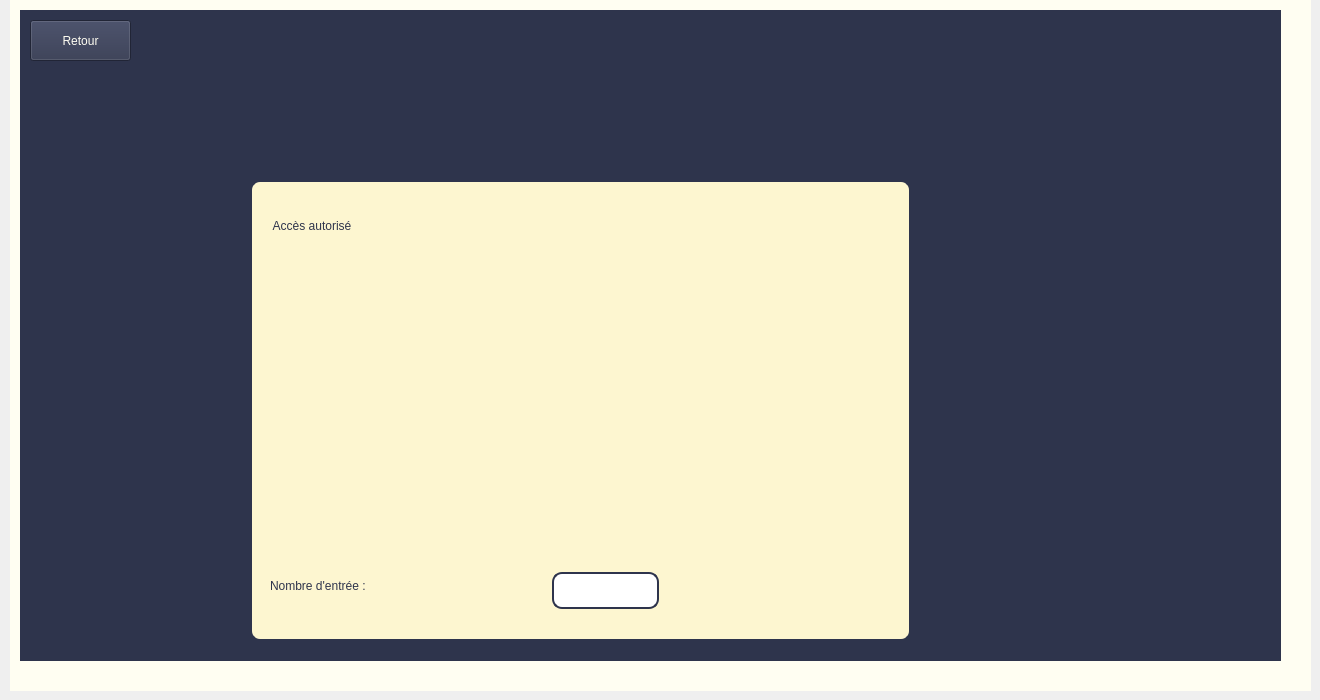
   <widget class="QWidget" name="page_3">
    <widget class="QLabel" name="label_56">
     <property name="geometry">
      <rect>
       <x>20</x>
       <y>10</y>
       <width>1261</width>
       <height>651</height>
      </rect>
     </property>
     <property name="styleSheet">
      <string notr="true">color: rgb(46, 52, 76);
background-color: rgb(46, 52, 76);</string>
     </property>
     <property name="text">
      <string>TextLabel</string>
     </property>
    </widget>
    <widget class="QLabel" name="label_57">
     <property name="geometry">
      <rect>
       <x>250</x>
       <y>180</y>
       <width>661</width>
       <height>461</height>
      </rect>
     </property>
     <property name="styleSheet">
      <string notr="true">QLabel {
    border-radius: 10px;
    background-color: rgb(253, 246, 208);
    font: 16pt &quot;Haettenschweiler&quot;;  /* Augmenté de 14pt à 16pt */
    color: rgb(46, 52, 76);
    border: 2px solid #2E344C;
    padding: 5px;
    qproperty-alignment: AlignCenter;  /* Centre le texte horizontalement et verticalement */
}
QLabel {
    border: 2px solid #2E344C;  /* Border color */
    padding: 5px;               /* Optional: Adds space inside the label */
}

</string>
     </property>
     <property name="text">
      <string/>
     </property>
    </widget>
    <widget class="QLabel" name="label_58">
     <property name="geometry">
      <rect>
       <x>10</x>
       <y>0</y>
       <width>1301</width>
       <height>691</height>
      </rect>
     </property>
     <property name="styleSheet">
      <string notr="true">background-color: rgb(255, 254, 242);</string>
     </property>
     <property name="text">
      <string/>
     </property>
    </widget>
    <widget class="QLabel" name="logo_7">
     <property name="geometry">
      <rect>
       <x>490</x>
       <y>20</y>
       <width>191</width>
       <height>161</height>
      </rect>
     </property>
     <property name="styleSheet">
      <string notr="true">
image: url(:/pic/logo.png);</string>
     </property>
     <property name="text">
      <string/>
     </property>
     <property name="pixmap">
      <pixmap>../joueur/logo.png</pixmap>
     </property>
     <property name="scaledContents">
      <bool>true</bool>
     </property>
    </widget>
    <widget class="QLabel" name="label_59">
     <property name="geometry">
      <rect>
       <x>270</x>
       <y>200</y>
       <width>251</width>
       <height>51</height>
      </rect>
     </property>
     <property name="styleSheet">
      <string notr="true">color: rgb(46, 52, 76);
font: 20pt &quot;Haettenschweiler&quot;;</string>
     </property>
     <property name="text">
      <string> Accès autorisé </string>
     </property>
    </widget>
    <widget class="QPushButton" name="pushButton_retour_3">
     <property name="geometry">
      <rect>
       <x>30</x>
       <y>20</y>
       <width>101</width>
       <height>41</height>
      </rect>
     </property>
     <property name="styleSheet">
      <string notr="true">background-color: rgb(46, 52, 76);
font: 12pt &quot;Haettenschweiler&quot;;
color: rgb(255, 254, 242);</string>
     </property>
     <property name="text">
      <string>Retour</string>
     </property>
    </widget>
    <widget class="QLabel" name="label_entree">
     <property name="geometry">
      <rect>
       <x>550</x>
       <y>570</y>
       <width>111</width>
       <height>41</height>
      </rect>
     </property>
     <property name="styleSheet">
      <string notr="true">QLabel {
    /* Style du texte */
    font: 16pt &quot;Haettenschweiler&quot;;
    color: rgb(46, 52, 76);  /* Couleur de texte bleu foncé */
    qproperty-alignment: AlignCenter;  /* Texte centré */
    
    /* Arrière-plan */
    background-color: white;  /* Fond blanc */
    
    /* Bordures */
    border: 1.5px solid #2E344C;  /* Bordure bleu foncé épaissie (3px au lieu de 2px) */
    border-radius: 10px;  /* Coins arrondis */
    
    /* Espacements */
    padding: 8px 12px;  /* Plus d'espace à l'intérieur (8px haut/bas, 12px gauche/droite) */
    margin: 2px;  /* Marge extérieure légère */
}</string>
     </property>
     <property name="text">
      <string/>
     </property>
    </widget>
    <widget class="QLabel" name="label_60">
     <property name="geometry">
      <rect>
       <x>270</x>
       <y>560</y>
       <width>241</width>
       <height>51</height>
      </rect>
     </property>
     <property name="styleSheet">
      <string notr="true">color: rgb(46, 52, 76);
font: 16pt &quot;Haettenschweiler&quot;;</string>
     </property>
     <property name="text">
      <string>Nombre d'entrée :</string>
     </property>
    </widget>
    <widget class="QLabel" name="label_27">
     <property name="geometry">
      <rect>
       <x>370</x>
       <y>280</y>
       <width>171</width>
       <height>141</height>
      </rect>
     </property>
     <property name="styleSheet">
      <string notr="true">image: url(:/pic/correct.png);</string>
     </property>
     <property name="text">
      <string/>
     </property>
    </widget>
    <zorder>label_58</zorder>
    <zorder>label_56</zorder>
    <zorder>label_57</zorder>
    <zorder>logo_7</zorder>
    <zorder>label_59</zorder>
    <zorder>pushButton_retour_3</zorder>
    <zorder>label_entree</zorder>
    <zorder>label_60</zorder>
    <zorder>label_27</zorder>
   </widget>
